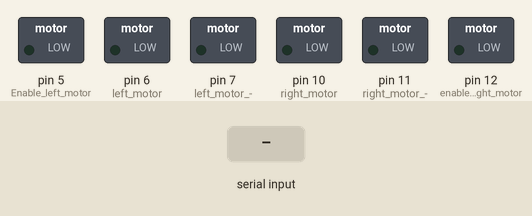
Simulated run of this sketch. Board: Arduino Uno, built with avr-gcc and run on an emulated ATmega328P. Shown: switched loads named in the sketch (green lamp = pin HIGH). The test bench sets the inputs (shaded band).

Above: at 1.2 s.
1.3 s: "w" received over Serial
At 1.7 s:
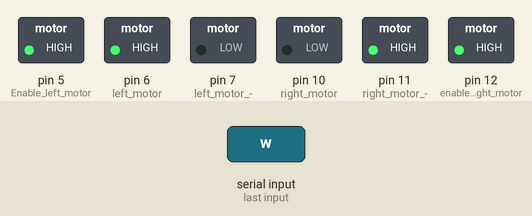
2.8 s: "a" received over Serial
At 4.0 s:
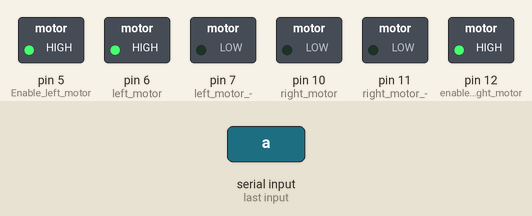
4.3 s: "d" received over Serial
At 5.2 s:
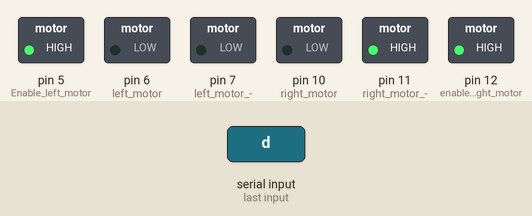
5.8 s: "s" received over Serial
At 6.3 s:
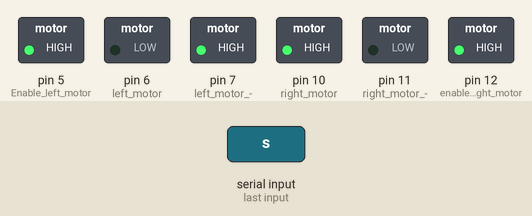
7.3 s: "x" received over Serial
At 8.5 s:
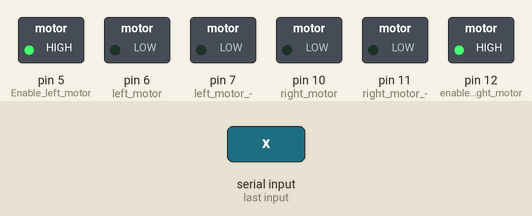
8.8 s: "W" received over Serial
At 9.8 s:
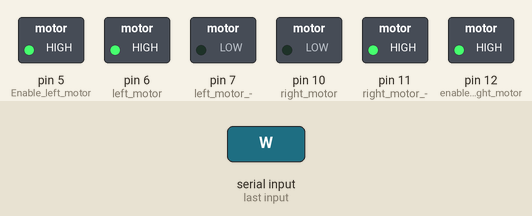
Timing chart, 0 to 11.3 s (numbered marks = the images above; inputs shaded):
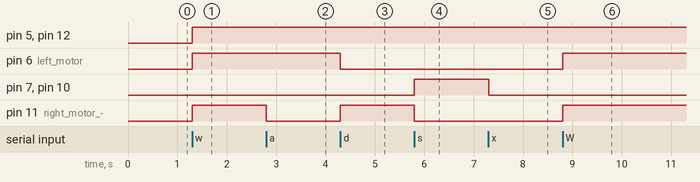

The sketch:

gestureRobot.ino
```cpp
/*
Created by @ritexarma (twitter)
This code is an implementation of serial communication
Serial data can come from any applicaion such as hyperterminal
or putty or MATLAB
This particular code is to implement serial communication between
arduino and MATLAB for implementing gesture control robot
For more information click here
https://bytestrokes.wordpress.com/
 */

void setup() {
  // initialize serial:
  Serial.begin(9600);
  //Define Output pins for motor output
  pinMode(5, OUTPUT); //Enable left motor
  pinMode(6, OUTPUT); //left motor +
  pinMode(7, OUTPUT); //left motor -

  pinMode(10, OUTPUT); //right motor +
  pinMode(11, OUTPUT); //right motor -
  pinMode(12, OUTPUT); //enable right motor
}

void loop() {
  //infinite loop
  while (!Serial.available()) ; //if there is no serial data do nothing

  char inChar = Serial.read(); //if data is available read it
   digitalWrite(5, HIGH); //enable left motor
   digitalWrite(12, HIGH); //enable right motor
  if(inChar == 'w' || inChar == 'W') //if data is w or W move forward
  {
    //forward
    digitalWrite(6, HIGH);
    digitalWrite(7, LOW);
    digitalWrite(10, LOW);
    digitalWrite(11, HIGH);
    }

  if(inChar == 'a' || inChar == 'A')  //if data is a or A move left
  {
    //left turn
    digitalWrite(6, HIGH);
    digitalWrite(7, LOW);
    digitalWrite(10, LOW);
    digitalWrite(11, LOW) ;
    }

  if(inChar == 'd' || inChar == 'D') //if data is d or D move right
  {
    //right turn
    digitalWrite(6, LOW);
    digitalWrite(7, LOW);
    digitalWrite(10, LOW);
    digitalWrite(11, HIGH);
    }

  if(inChar == 's' || inChar == 'S') //if data is s or S move back
  {
    //backward
    digitalWrite(6, LOW);
    digitalWrite(7, HIGH);
    digitalWrite(10, HIGH);
    digitalWrite(11, LOW);
    }

  if(inChar == 'x' || inChar == 'X') //if data is x or X stop
  {
    //stop
    digitalWrite(6, LOW);
    digitalWrite(7, LOW);
    digitalWrite(10, LOW);
    digitalWrite(11, LOW);
    }

}
```

Measured:
- after the input at 1.3 s, pin 5 (Enable_left_motor), pin 6 (left_motor), pin 11 (right_motor_-), pin 12 (enable_right_motor): LOW → HIGH at once
- after the input at 2.8 s, pin 11 (right_motor_-): HIGH → LOW at once
- after the input at 4.3 s, pin 6 (left_motor): HIGH → LOW at once; pin 11 (right_motor_-): LOW → HIGH at once
- after the input at 5.8 s, pin 7 (left_motor_-), pin 10 (right_motor): LOW → HIGH at once; pin 11 (right_motor_-): HIGH → LOW at once
- after the input at 7.3 s, pin 7 (left_motor_-), pin 10 (right_motor): HIGH → LOW at once
- after the input at 8.8 s, pin 6 (left_motor), pin 11 (right_motor_-): LOW → HIGH at once
